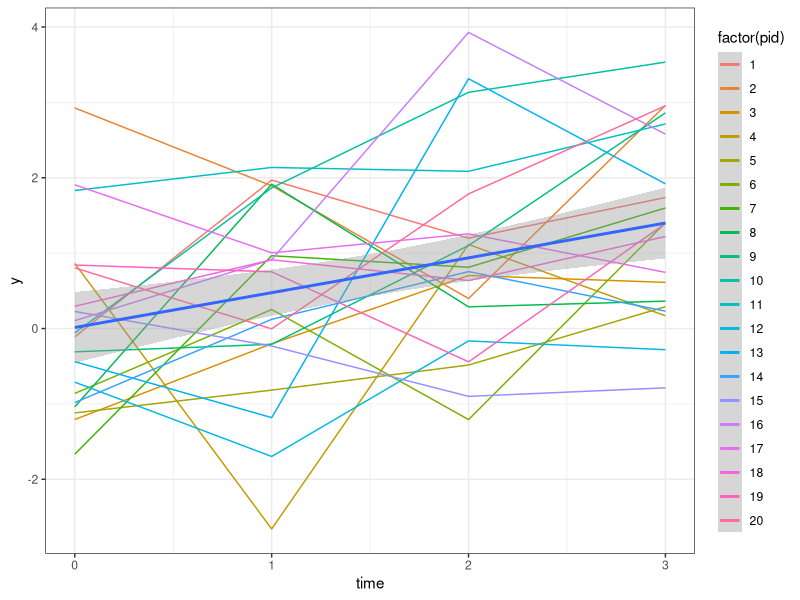
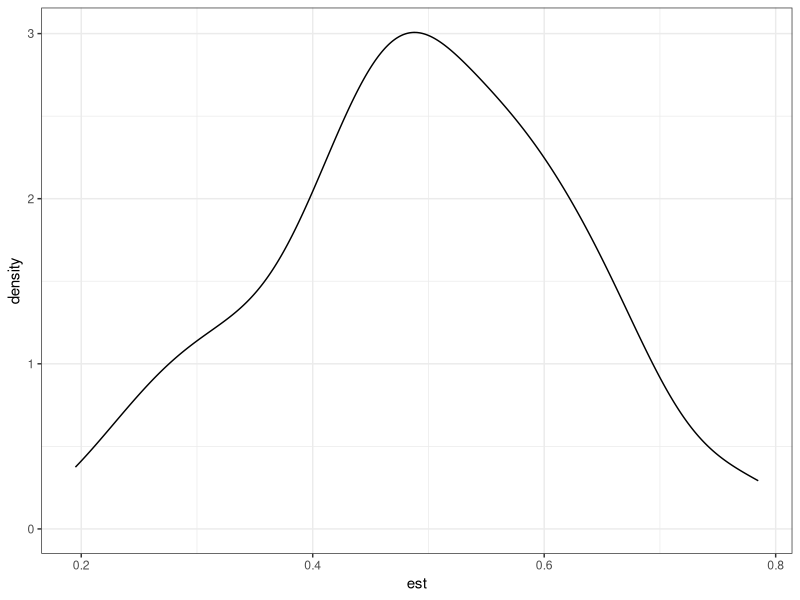

Source code (R) for these figures, in order:
## ---- chunk 1
knitr::opts_chunk$set(echo = TRUE, comment = ">#")
comma <- function(x, digits. = 2L) format(x, digits = digits., big.mark = ",")
## ---- chunk 2
# Load required packages
library(tidyverse)
theme_set(theme_bw())
library(mnormt)
library(lme4)
## ---- chunk 3
set.seed(2208)  # set the seed
J <- 20  # number of individuals (clusters)
cs <- 4  # number of time points (cluster size)
gam <- c(0, 0.5)  # fixed effects
G <- matrix(c(0.25, 0, 
              0, 0.125), nrow = 2)  # random effect variances (G-matrix)
sigma2 <- 1  # within-person variance (lv-1)
X <- cbind(1, seq_len(cs) - 1)  # for each individual
X <- X[rep(seq_len(cs), J), ]  # repeat each row cs times
pid <- seq_len(J)  # individual id
pid <- rep(pid, each = cs)  # repeat each ID cs times
# Generate person-level (lv-2) random effects
uj <- rmnorm(J, mean = rep(0, 2), varcov = G)
# Generate repeated-measure-level (lv-1) error term
eij <- rnorm(J * cs, sd = sqrt(sigma2))
# Compute beta_j's
betaj <- matrix(gam, nrow = J, ncol = 2, byrow = TRUE) + uj
# Compute outcome:
y <- rowSums(X * betaj[pid, ]) + eij
# Form a data frame
sim_dat1 <- tibble(y, time = X[ , 2], pid)
## ---- chunk 4
# Plot the data:
sim_dat1 %>% 
  ggplot(aes(x = time, y = y, color = factor(pid), group = pid)) + 
  geom_line() +  # individual trajectory
  geom_smooth(aes(group = 1), method = "lm")  # overall trend line
# Run multilevel model:
summary(lmer(y ~ time + (time | pid), data = sim_dat1))
## ---- chunk 5
gen_lg_data <- function(J, cs, gam, G, sigma2 = 1) {
  X <- cbind(1, seq_len(cs) - 1)  # for each individual
  X <- X[rep(seq_len(cs), J), ]  # repeat each row cs times
  pid <- seq_len(J)  # individual id
  pid <- rep(pid, each = cs)  # repeat each ID cs times
  # Generate person-level (lv-2) random effects
  uj <- rmnorm(J, mean = rep(0, 2), varcov = G)
  # Generate repeated-measure-level (lv-1) error term
  eij <- rnorm(J * cs, sd = sqrt(sigma2))
  # Compute beta_j's
  betaj <- matrix(gam, nrow = J, ncol = 2, byrow = TRUE) + uj
  # Compute outcome:
  y <- rowSums(X * betaj[pid, ]) + eij
  # Form a data frame
  sim_dat1 <- tibble(y, time = X[ , 2], pid)
  # Return data
  return(sim_dat1)
}
## ---- chunk 6
gen_lg_data(30, 4, gam = c(0, 0.5), 
            G = matrix(c(0.1, 0, 
                         0, 0.01), nrow = 2))  # sigma2 is default to 1.0
## ---- chunk 7
gen_lg_data(50, 6, gam = c(0, 0.5), 
            G = matrix(c(0.1, 0, 
                         0, 0.01), nrow = 2))  # sigma2 is default to 1.0
## ---- chunk 8
# Function to run a random intercept model
run_ri <- function(df) {
  # Only requires input of a data frame
  lmer(y ~ time + (1 | pid), data = df)
}
# Test it on our simulated data set:
run_ri(sim_dat1)
## ---- chunk 9
# Set the seed
set.seed(2208)
# Note: use capital letters for GLOBAL VARIABLES
NREP <- 100  # number of replications; should be increased in practice
J <- 20  # number of individuals (clusters)
CS <- 4  # number of time points (cluster size)
GAM <- c(0, 0.5)  # fixed effects
G <- matrix(c(0.25, 0, 
              0, 0.125), nrow = 2)  # random effect variances (G-matrix)
# Initialize place holders for results
sim_result <- vector("list", length = NREP)
# Create a for loop:
for (i in seq_len(NREP)) {
  sim_dat <- gen_lg_data(J, CS, GAM, G)
  sim_result[[i]] <- run_ri(sim_dat)
}
# Check the last result:
sim_result[[NREP]]
## ---- chunk 10
# The `fixef` function can extract the fixed effect coefficients
fixef(sim_result[[1]])
# The following extracts the standard error
sqrt(diag(vcov(sim_result[[1]])))
# And confidence intervals:
confint(sim_result[[1]], parm = "time")
# Now get the fixed effect and the standard error for all replications
fixefs_time <- map(sim_result, 
                   ~ tibble(est = fixef(.x)[2], 
                            se = sqrt(diag(vcov(.x))[2]), 
                            ci = confint(.x, parm = "time")) %>% 
                     # expand CI to two columns
                     transmute(est, se, li = ci[1], ui = ci[2])) %>% 
  # merge the results
  bind_rows()
## ---- chunk 11
fixefs_time %>% 
  ggplot(aes(x = est)) + 
  geom_density()
## ---- chunk 12
# bias:
summarize(fixefs_time, 
          ave_est = mean(est), 
          ave_se = mean(se), 
          sd_est = sd(est), 
          ci_coverage = mean(li <= GAM[2] & ui >= GAM[2])) %>% 
  # Compute bias and SE bias
  mutate(bias = ave_est - GAM[2], 
         rbias = bias / GAM[2], 
         se_bias = ave_se - sd_est, 
         rse_bias = se_bias / sd_est, 
         rmse = bias^2 + sd_est^2)
